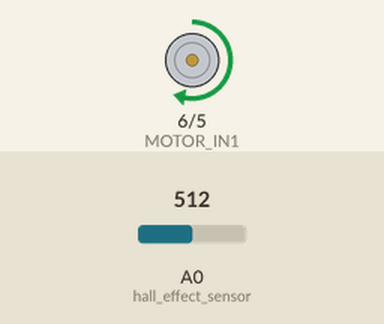
A sketch run on a simulated Arduino Uno, built with avr-gcc and run on an emulated ATmega328P. Parts: motor-driver pin pairs drawn as motors (green arrow = first pin HIGH = forward, orange = second pin HIGH = backward, longer = more drive). The inputs (shaded band) are chosen by the test bench; at power-on: A0 (hall_effect_sensor) = 512. What the sketch prints to the serial monitor is not drawn.

Above: at 0.1 s.
At 13.3 s:
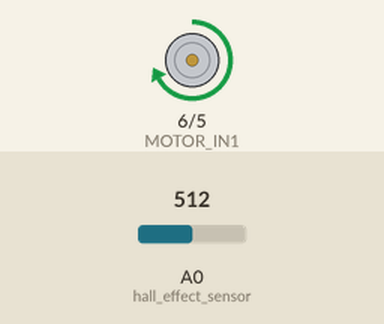
At 26.4 s:
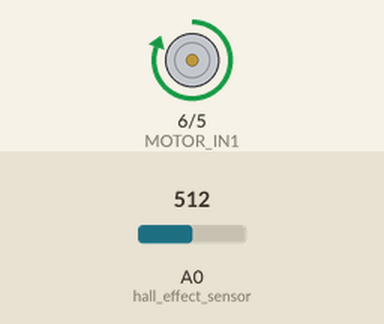
Timing chart, 0 to 27.9 s (numbered marks = the images above):
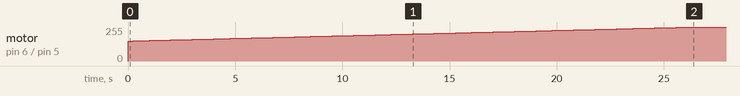

The sketch:

em_sweep_avg.ino
```cpp
#define MOTOR_IN1 6
#define MOTOR_IN2 5

float array[105];
int mag_strength = 255;             // new for this version

int hall_effect_sensor = A0;
int hall_effect_val;

void setup() {
  // setup serial
  Serial.begin(9600);

  // setting pinmodes for sensor + electromagent
  pinMode(A0, INPUT);
  pinMode(MOTOR_IN1, OUTPUT);
  pinMode(MOTOR_IN2, OUTPUT);

  // starting magnet at zero strength
  digitalWrite(MOTOR_IN2, LOW);
  analogWrite(MOTOR_IN1, 0);

  for (int i = 150; i <= 255; i++) {
    float avg = 0;
    for (int j = 0; j<=4; j++){
      analogWrite(MOTOR_IN1, i);
      hall_effect_val = analogRead(hall_effect_sensor);   // read sensor value
      avg = avg + hall_effect_val;
    }
    float tmp = avg;
    array[i-150] = avg/5.0;
    delay(250);


  }

  for(int i = 0; i < 105; i++){
    Serial.println(array[i]);
  }
}

void loop() {
  // put your main code here, to run repeatedly:

}
```
